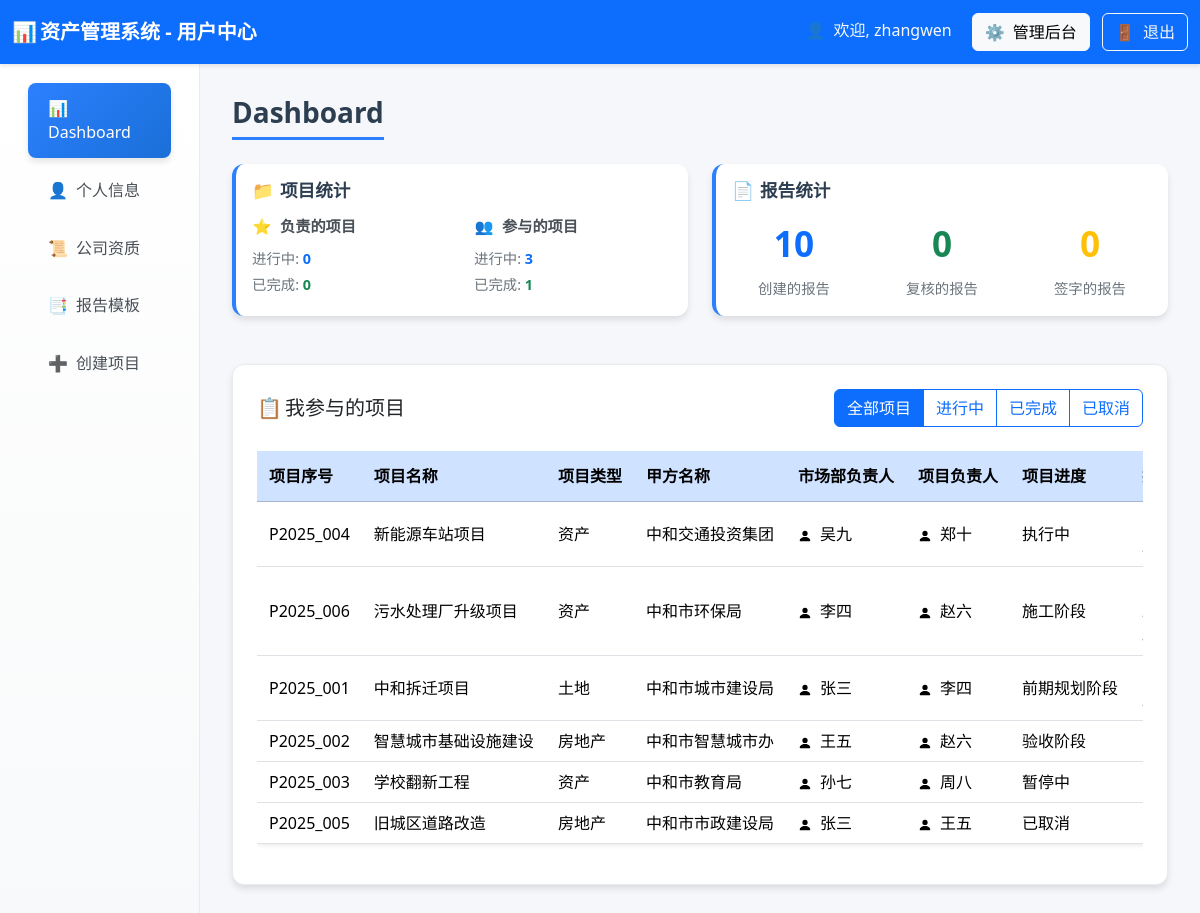
The app's page /user_dashboard (signed in) with its own data.
### tables this page shows
CREATE TABLE projects (
        id INTEGER PRIMARY KEY AUTOINCREMENT,
        project_no TEXT,                 -- ① 项目序号
        name TEXT,                       -- ② 项目名称
        project_type TEXT,               -- ③ 项目类型
        client_name TEXT,                -- ④ 甲方名称
        market_leader TEXT,              -- ⑤ 市场部负责人用户名
        project_leader TEXT,             -- ⑥ 项目负责人用户名
        progress TEXT,                   -- ⑦ 项目进度
        report_numbers TEXT,             -- ⑧ 报告号（多个以逗号分隔）
        amount REAL,                     -- ⑨ 合同金额
        is_paid TEXT,                    -- ⑩ 是否收费（是/否）
        creator TEXT,                    -- ⑪ 项目创建人用户名
        creator_realname TEXT,           -- ⑫ 项目创建人真实姓名
        start_date TEXT,                 -- ⑬ 开始日期
        end_date TEXT,                   -- ⑭ 结束日期
        status TEXT,                     -- ⑮ 状态
        contract_file TEXT,
        create_date TEXT
    );

CREATE TABLE users (
        id INTEGER PRIMARY KEY AUTOINCREMENT,
        username TEXT UNIQUE,
        realname TEXT,
        user_type TEXT,
        password TEXT,
        phone TEXT,
        email TEXT,
        hire_date TEXT,
        education TEXT,
        position TEXT,
        department TEXT,
        status TEXT DEFAULT 'active',  -- active-在职, inactive-离职
        create_time TEXT DEFAULT CURRENT_TIMESTAMP,
        update_time TEXT DEFAULT CURRENT_TIMESTAMP
    );

### routes/user_routes.py (the view)
@router.get("/user_dashboard", response_class=HTMLResponse)
async def user_dashboard(
    request: Request,
    user: dict = Depends(login_required),
    db: sqlite3.Connection = Depends(get_db)
):
    data = await user_service.get_user_dashboard_data(request, user, db)
    return templates.TemplateResponse("user_dashboard.html", {
        "request": request,
        "user": user,
        "dashboard_data": data
    })

### templates/user_dashboard.html (shortened to what this page needs)
<!DOCTYPE html>
<html lang="zh-CN">
<head>
    <link href="https://cdn.jsdelivr.net/npm/bootstrap@5.3.2/dist/css/bootstrap.min.css" rel="stylesheet">
    <link rel="stylesheet"
        href="https://cdnjs.cloudflare.com/ajax/libs/bootstrap-icons/1.11.0/font/bootstrap-icons.min.css">
</head>
<body>
    <nav class="navbar navbar-dark bg-primary">
        <div class="container-fluid">
            <span class="navbar-brand mb-0 h1 fw-bold">
                <span class="fallback-icon">📊</span>资产管理系统 - 用户中心
            </span>
            <div>
                <span class="text-light me-3">
                    <span class="fallback-icon">👤</span>欢迎, {{ user.username }}
                </span>
                {% if user.user_type == 'admin' %}
                <a href="/admin_projects" class="btn btn-light me-2">
                    <span class="fallback-icon">⚙️</span>管理后台
                </a>
                {% endif %}
                <a href="/logout" class="btn btn-outline-light">
                    <span class="fallback-icon">🚪</span>退出
                </a>
            </div>
        </div>
    </nav>
    <div class="container-fluid">
        <div class="row">
            <div class="col-md-3 col-lg-2 sidebar">
                <nav class="nav flex-column p-3">
                    <a class="nav-link active" href="/user_dashboard">
                        <span class="fallback-icon">📊</span>Dashboard
                    </a>
                    <a class="nav-link" href="/user_profile">
                        <span class="fallback-icon">👤</span>个人信息
                    </a>
                    <a class="nav-link" href="/company_qualifications">
                        <span class="fallback-icon">📜</span>公司资质
                    </a>
                    <a class="nav-link" href="/report_templates">
                        <span class="fallback-icon">📑</span>报告模板
                    </a>
                    <a class="nav-link" href="/create_project">
                        <span class="fallback-icon">➕</span>创建项目
                    </a>
                </nav>
            </div>
            <div class="col-md-9 col-lg-10 main-content">
                <h3 class="page-title">Dashboard</h3>
                <div class="row mb-4">
                    <div class="col-md-6 mb-4">
                        <div class="card stat-card h-100">
                            <div class="card-body">
                                <h5 class="card-title">
                                    <span class="fallback-icon">📁</span>项目统计
                                </h5>
                                <div class="row project-stats">
                                    <div class="col-6">
                                        <h6><span class="fallback-icon">⭐</span>负责的项目</h6>
                                        <p class="mb-1">进行中: <span class="text-primary fw-bold">{{
                                                dashboard_data.responsible_projects.get('active', 0) }}</span></p>
                                        <p>已完成: <span class="text-success fw-bold">{{
                                                dashboard_data.responsible_projects.get('completed', 0) }}</span></p>
                                    </div>
                                    <div class="col-6">
                                        <h6><span class="fallback-icon">👥</span>参与的项目</h6>
                                        <p class="mb-1">进行中: <span class="text-primary fw-bold">{{
                                                dashboard_data.participated_projects.get('active', 0) }}</span></p>
                                        <p>已完成: <span class="text-success fw-bold">{{
                                                dashboard_data.participated_projects.get('completed', 0) }}</span></p>
                                    </div>
                                </div>
                            </div>
                        </div>
                    </div>
                    <div class="col-md-6 mb-4">
                        <div class="card stat-card h-100">
                            <div class="card-body">
                                <h5 class="card-title">
                                    <span class="fallback-icon">📄</span>报告统计
                                </h5>
                                <div class="row text-center">
                                    <div class="col-4">
                                        <div class="stats-number text-primary">{{ dashboard_data.created_reports }}
                                        </div>
                                        <div class="stats-label">创建的报告</div>
                                    </div>
                                    <div class="col-4">
                                        <div class="stats-number text-success">{{ dashboard_data.reviewed_reports }}
                                        </div>
                                        <div class="stats-label">复核的报告</div>
                                    </div>
                                    <div class="col-4">
                                        <div class="stats-number text-warning">{{ dashboard_data.signed_reports }}</div>
                                        <div class="stats-label">签字的报告</div>
                                    </div>
                                </div>
                            </div>
                        </div>
                    </div>
                </div>
                <div class="projects-table-container">
                    <div class="table-header">
                        <h5 class="mb-0"><span class="fallback-icon">📋</span>我参与的项目</h5>
                        <div class="filter-controls">
                            <div class="btn-group" role="group">
                                <label class="btn btn-outline-primary" for="allProjects">全部项目</label>
                                <label class="btn btn-outline-primary" for="activeProjects">进行中</label>
                                <label class="btn btn-outline-primary" for="completedProjects">已完成</label>
                                <label class="btn btn-outline-primary" for="cancelledProjects">已取消</label>
                            </div>
                        </div>
                    </div>
                    <div class="table-container">
                        <table class="table table-hover bg-white rounded shadow-sm">
                            <thead class="table-primary">
                                <tr>
                                    <th>项目序号</th>
                                    <th>项目名称</th>
                                    <th>项目类型</th>
                                    <th>甲方名称</th>
                                    <th>市场部负责人</th>
                                    <th>项目负责人</th>
                                    <th>项目进度</th>
                                    <th>报告号</th>
                                </tr>
                            </thead>
                            <tbody id="projectsTableBody">
                                {% for project in dashboard_data.user_projects %}
                                <tr data-status="{{ project.status }}"
                                    onclick="window.location.href='/project/{{ project.project_no }}'">
                                    <td>{{ project.project_no }}</td>
                                    <td>{{ project.name }}</td>
                                    <td>{{ project.project_type }}</td>
                                    <td>{{ project.client_name }}</td>
                                    <td>
                                        {% if project.market_leader_realname %}
                                        <svg xmlns="http://www.w3.org/2000/svg" width="14" height="14"
                                            fill="currentColor" class="bi bi-person-fill me-1" viewBox="0 0 16 16">
                                            <path
                                                d="M3 14s-1 0-1-1 1-4 6-4 6 3 6 4-1 1-1 1H3Zm5-6a3 3 0 1 0 0-6 3 3 0 0 0 0 6Z" />
                                        </svg>
                                        {{ project.market_leader_realname }}
                                        {% else %}
                                        <span class="text-muted">未设置</span>
                                        {% endif %}
                                    </td>
                                    <td>
                                        {% if project.project_leader_realname %}
                                        <svg xmlns="http://www.w3.org/2000/svg" width="14" height="14"
                                            fill="currentColor" class="bi bi-person-fill me-1" viewBox="0 0 16 16">
                                            <path
                                                d="M3 14s-1 0-1-1 1-4 6-4 6 3 6 4-1 1-1 1H3Zm5-6a3 3 0 1 0 0-6 3 3 0 0 0 0 6Z" />
                                        </svg>
                                        {{ project.project_leader_realname }}
                                        {% else %}
                                        <span class="text-muted">未设置</span>
                                        {% endif %}
                                    </td>
                                    <td>{{ project.progress }}</td>
                                    <td>
                                    </td>
                                </tr>
                                {% endfor %}
                            </tbody>
                        </table>
                    </div>
                </div>
            </div>
        </div>
    </div>
</body>
</html>

### templates/user_dashboard.html (style rules this page uses)
:root { --primary-color: #2c80ff; --secondary-color: #6c757d; --success-color: #28a745; --warning-color: #ffc107; --info-color: #17a2b8; --light-bg: #f8f9fa; --card-shadow: 0 4px 6px rgba(0, 0, 0, 0.1); --hover-shadow: 0 8px 15px rgba(0, 0, 0, 0.15); }
body { background-color: #f5f7fb; font-family: 'Segoe UI', Tahoma, Geneva, Verdana, sans-serif; }
.navbar { box-shadow: 0 2px 4px rgba(0, 0, 0, 0.1); padding: 0.8rem 0; }
.sidebar { background: linear-gradient(180deg, #ffffff 0%, #f8f9fa 100%); min-height: calc(100vh - 76px); box-shadow: 2px 0 10px rgba(0, 0, 0, 0.08); border-right: 1px solid #e9ecef; padding: 0; }
.nav-link { color: #495057; padding: 0.85rem 1.25rem; border-radius: 0.5rem; margin: 0.2rem 0.75rem; transition: all 0.3s ease; font-weight: 500; border: none; }
.nav-link.active { background: linear-gradient(135deg, var(--primary-color), #1a6fd8); color: white; box-shadow: var(--card-shadow); }
.main-content { padding: 2rem; background-color: #f5f7fb; }
.page-title { color: #2c3e50; font-weight: 700; margin-bottom: 1.5rem; padding-bottom: 0.5rem; border-bottom: 3px solid var(--primary-color); display: inline-block; }
.stat-card { border: none; border-radius: 12px; box-shadow: var(--card-shadow); transition: all 0.3s ease; border-left: 4px solid var(--primary-color); background: white; }
.stat-card .card-title { color: #2c3e50; font-weight: 600; font-size: 1.1rem; margin-bottom: 1rem; }
.stats-number { font-size: 2.2rem; font-weight: 700; margin-bottom: 0.5rem; }
.stats-label { font-size: 0.9rem; color: var(--secondary-color); font-weight: 500; }
.project-stats h6 { color: #495057; font-weight: 600; margin-bottom: 0.8rem; font-size: 0.95rem; }
.project-stats p { margin-bottom: 0.3rem; font-size: 0.9rem; color: #6c757d; }
table.table tbody tr { cursor: pointer; transition: background-color 0.2s ease; }
.table th { white-space: nowrap; overflow: hidden; text-overflow: ellipsis; max-width: 200px; height: 50px; line-height: 1.2; vertical-align: middle; padding: 8px 12px; }
.table-container { width: 100%; overflow-x: auto; }
.table { min-width: 1200px; table-layout: auto; }
.table td { white-space: nowrap; overflow: hidden; text-overflow: ellipsis; max-width: 200px; vertical-align: middle; padding: 8px 12px; }
.projects-table-container { background: white; border-radius: 12px; padding: 1.5rem; box-shadow: var(--card-shadow); border: 1px solid #e9ecef; margin-top: 1.5rem; }
.table-header { display: flex; justify-content: space-between; align-items: center; margin-bottom: 1.5rem; flex-wrap: wrap; gap: 1rem; }
.filter-controls { display: flex; gap: 1rem; align-items: center; flex-wrap: wrap; }
.fallback-icon { display: inline-block; width: 20px; text-align: center; margin-right: 8px; }

### records on screen
projects: project_no "P2025_004", name "新能源车站项目", project_type "资产", client_name "中和交通投资集团", progress "执行中"
users: market_leader_realname "吴九"
users: project_leader_realname "郑十"
projects: project_no "P2025_006", name "污水处理厂升级项目", project_type "资产", client_name "中和市环保局", progress "施工阶段"
users: market_leader_realname "李四", project_leader_realname "李四"
users: project_leader_realname "赵六" "赵六"
projects: project_no "P2025_001", name "中和拆迁项目", project_type "土地", client_name "中和市城市建设局", progress "前期规划阶段"
users: market_leader_realname "张三" "张三"
projects: project_no "P2025_002", name "智慧城市基础设施建设", project_type "房地产", client_name "中和市智慧城市办", progress "验收阶段"
users: market_leader_realname "王五", project_leader_realname "王五"
projects: project_no "P2025_003", name "学校翻新工程", project_type "资产", client_name "中和市教育局", progress "暂停中"
users: market_leader_realname "孙七"
users: project_leader_realname "周八"
projects: project_no "P2025_005", name "旧城区道路改造", project_type "房地产", client_name "中和市市政建设局", progress "已取消"

### other values on screen
{{ user.username }} "zhangwen"
{{ dashboard_data.responsible_projects.get('active', 0) }} "0"
{{ dashboard_data.responsible_projects.get('completed', 0) }} "0"
{{ dashboard_data.participated_projects.get('active', 0) }} "3"
{{ dashboard_data.participated_projects.get('completed', 0) }} "1"
{{ dashboard_data.created_reports }} "10"
{{ dashboard_data.reviewed_reports }} "0"
{{ dashboard_data.signed_reports }} "0"
